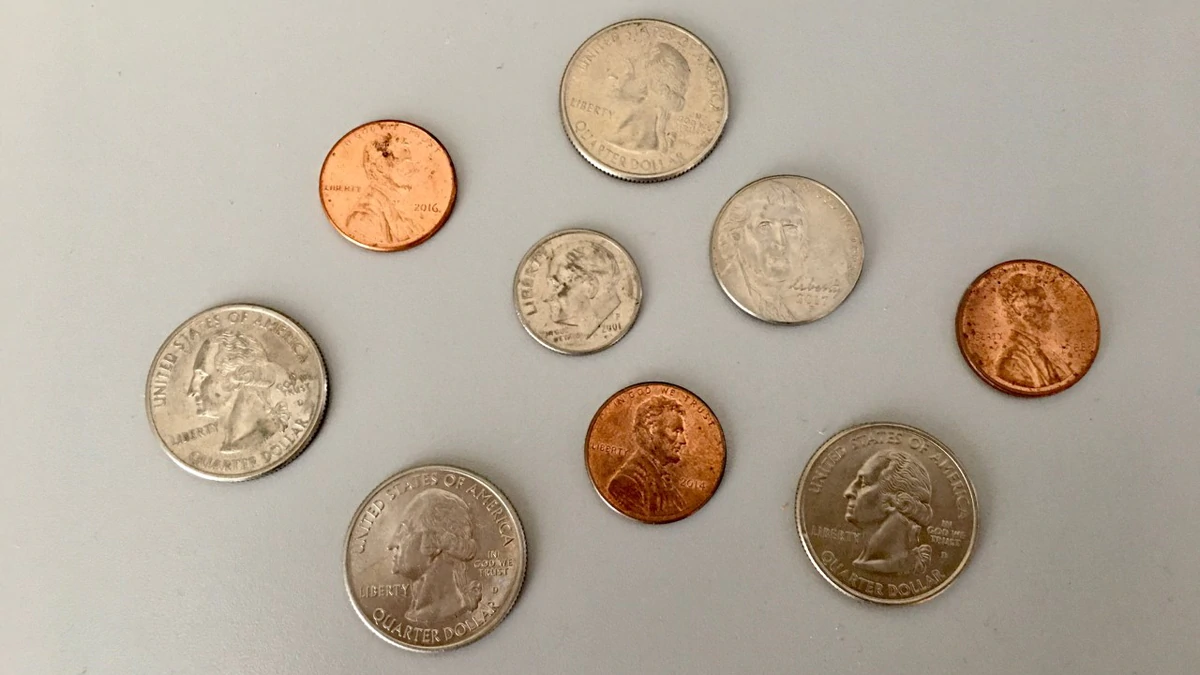
#> input picture coins.png, 1200 x 675 px
$ python CoinDetection.py
#> lines starting #> are read from the running program, lines starting #| are printed output that depends on the picture; after the words box and inside, x2 and y2 are one past the last pixel; in counts of white or black regions, pixels touching at a corner belong together
import cv2
import numpy as np

img = cv2.imread('coins.png')
#> img is the input picture: shape (675, 1200, 3); mean B, G, R 152.2, 167.9, 180.1
gray = cv2.cvtColor(img, cv2.COLOR_BGR2GRAY)
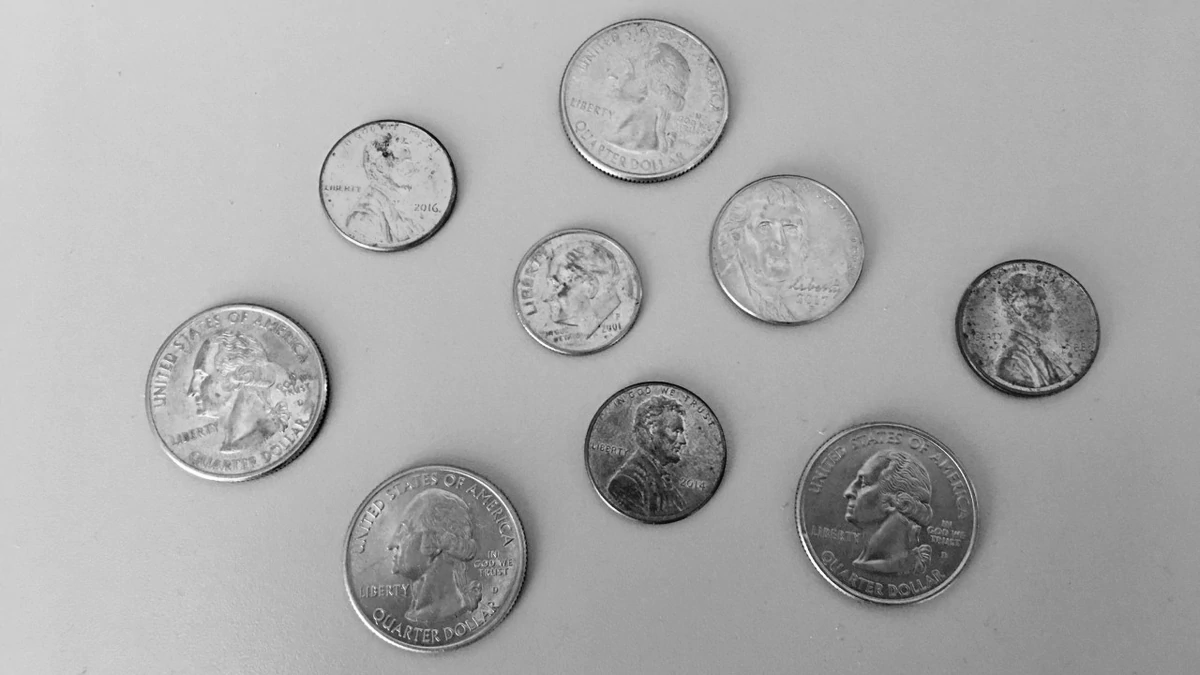
#> gray: shape (675, 1200); min 2, max 255, mean 169.7
blur = cv2.medianBlur(gray, 5)

circles = cv2.HoughCircles(blur, cv2.HOUGH_GRADIENT, 1.2, 100)
#> circles = [[784.2, 250.2, 76.44], [646.2, 102.6, 81.24], [886.2, 513, 89.16], [244.2, 389.4, 86.16], [433.8, 563.4, 88.44], [657, 453, 69.96], [1024.2, 328.2, 70.2], [388.2, 187.8, 66.12], [576.6, 291, 64.56]]
circles = np.uint16(np.around(circles))
#> circles = [[784, 250, 76], [646, 103, 81], [886, 513, 89], [244, 389, 86], [434, 563, 88], [657, 453, 70], [1024, 328, 70], [388, 188, 66], [577, 291, 65]]

if circles is not None:
    for i in circles[0, :]:
        # draw the outer circle
        cv2.circle(img, (i[0], i[1]), i[2], (0, 255, 0), 4)
        # draw the center of the circle
        cv2.circle(img, (i[0], i[1]), 1, (0, 0, 255), 3)
#> this loop made 9 passes
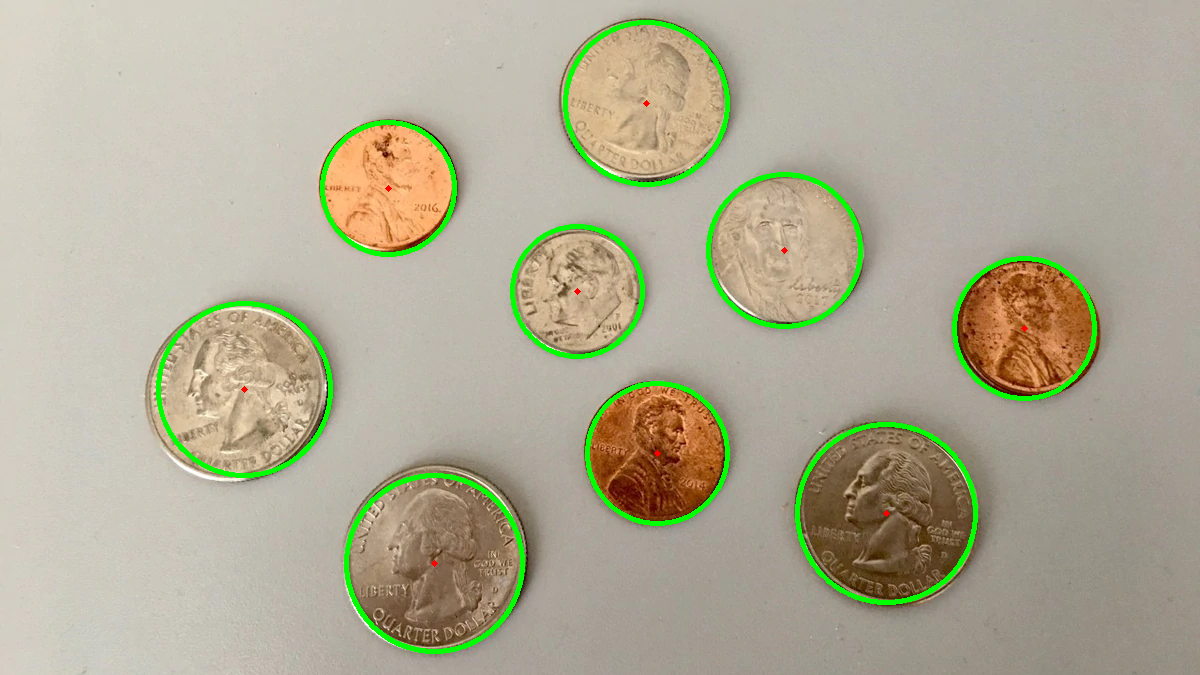
#> img: shape (675, 1200, 3); 2.69% of pixels changed, all inside (x1, y1, x2, y2) = (156, 20, 1097, 654)

cv2.imshow('detected circles', img)
cv2.waitKey(0)
